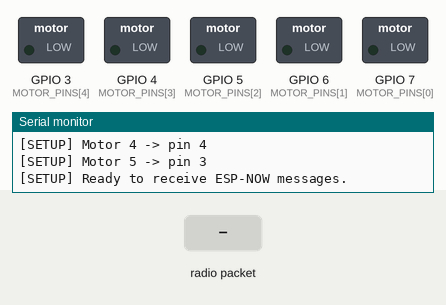
Recording of a sketch running on a simulated Seeed XIAO ESP32-C3. Parts: switched loads named in the sketch (green lamp = pin HIGH), the last lines printed to the serial monitor. Inputs (shaded band) come from the test bench.

Above: at 1.2 s.
1.3 s: radio packet "M1" arrives
At 1.41 s:
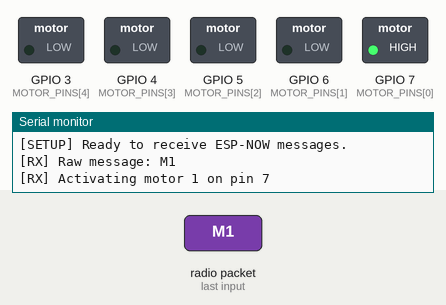
3.0 s: radio packet "5" arrives
At 3.11 s:
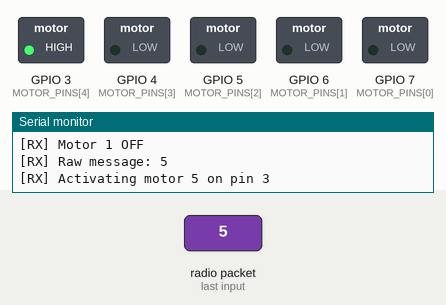
4.7 s: radio packet "M2" arrives
At 4.81 s:
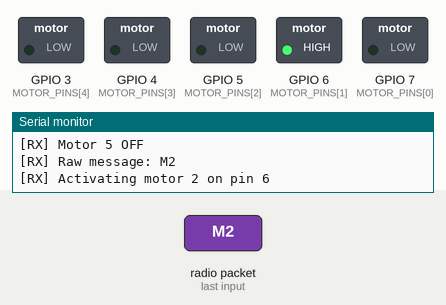
Timing chart, 0 to 7.7 s (numbered marks = the images above; inputs shaded):
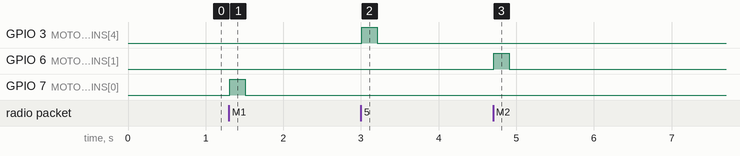

Measured:
- after the input at 1.3 s, GPIO 7 (MOTOR_PINS[0]): LOW → HIGH at once, → LOW 0.20 s later
- after the input at 3.0 s, GPIO 3 (MOTOR_PINS[4]): LOW → HIGH at once, → LOW 0.20 s later
- after the input at 4.7 s, GPIO 6 (MOTOR_PINS[1]): LOW → HIGH at once, → LOW 0.20 s later

The sketch:

receive.ino
```cpp
/*
 * MAGNETIC HAPTIC RECEIVER – DEBUG VERSION
 * Board: Seeed Studio XIAO ESP32C3
 *
 * Listens for ESP-NOW messages:
 *   - "M1", "M2", ..., "M5"
 *   - or "SPIKE detected at motor 1..5"
 *
 * On a valid motor index:
 *   - Prints debug
 *   - Drives that motor pin at 50% duty for 200 ms
 */

// ------------ CONFIG -----------------
#include <WiFi.h>
#include <esp_now.h>

const int NUM_MOTORS = 5;

// Motor mapping (change if your wiring differs)
const int MOTOR_PINS[NUM_MOTORS] = {
  D5, // Motor 1
  D4, // Motor 2
  D3, // Motor 3
  D2, // Motor 4
  D1  // Motor 5
};

const int PWM_50   = 2555;      // 50% duty on 0..255
const unsigned long ON_TIME_MS = 200;

// Per-motor off times; 0 means OFF
unsigned long motorOffTime[NUM_MOTORS] = {0};

// ------------ ESP-NOW RECV CALLBACK (new core signature) ------------

void OnDataRecv(const esp_now_recv_info_t *info,
                const uint8_t *data,
                int len) {
  if (len <= 0) return;

  char msg[64];
  int copyLen = len;
  if (copyLen >= (int)sizeof(msg)) copyLen = sizeof(msg) - 1;
  memcpy(msg, data, copyLen);
  msg[copyLen] = '\0';

  Serial.print("[RX] Raw message: ");
  Serial.println(msg);

  // 1) Try "M1".."M5" format
  int motorIndex = -1; // 0-based index into MOTOR_PINS

  if (msg[0] == 'M' && copyLen >= 2 && msg[1] >= '1' && msg[1] <= '5') {
    motorIndex = (msg[1] - '0') - 1;  // "M1" -> 0, "M5" -> 4
  } else {
    // 2) Try "SPIKE detected at motor X" style: search for first digit 1..5
    for (int i = 0; i < copyLen; i++) {
      if (msg[i] >= '1' && msg[i] <= '5') {
        motorIndex = (msg[i] - '0') - 1;
        break;
      }
    }
  }

  if (motorIndex < 0 || motorIndex >= NUM_MOTORS) {
    Serial.println("[RX] No valid motor index in message.");
    return;
  }

  int motorNumber = motorIndex + 1;
  int pin = MOTOR_PINS[motorIndex];

  Serial.print("[RX] Activating motor ");
  Serial.print(motorNumber);
  Serial.print(" on pin ");
  Serial.println(pin);

  analogWrite(pin, PWM_50);
  motorOffTime[motorIndex] = millis() + ON_TIME_MS;
}

// ---------------- SETUP -----------------

void setup() {
  Serial.begin(115200);
  while (!Serial) { delay(10); }

  Serial.println();
  Serial.println("=== MAGNETIC HAPTIC RECEIVER – DEBUG ===");

  // Configure motor pins
  for (int i = 0; i < NUM_MOTORS; i++) {
    pinMode(MOTOR_PINS[i], OUTPUT);
    analogWrite(MOTOR_PINS[i], 0);
    Serial.print("[SETUP] Motor ");
    Serial.print(i + 1);
    Serial.print(" -> pin ");
    Serial.println(MOTOR_PINS[i]);
  }

  // WiFi + ESP-NOW
  WiFi.mode(WIFI_STA);
  if (esp_now_init() != ESP_OK) {
    Serial.println("Error initializing ESP-NOW");
    while (true) { delay(100); }
  }

  esp_now_register_recv_cb(OnDataRecv);

  Serial.println("[SETUP] Ready to receive ESP-NOW messages.");
}

// ---------------- LOOP ------------------

void loop() {
  unsigned long now = millis();

  // Turn off motors whose on-time expired
  for (int i = 0; i < NUM_MOTORS; i++) {
    if (motorOffTime[i] != 0 && now >= motorOffTime[i]) {
      analogWrite(MOTOR_PINS[i], 0);
      motorOffTime[i] = 0;

      Serial.print("[RX] Motor ");
      Serial.print(i + 1);
      Serial.println(" OFF");
    }
  }

  delay(1);
}
```
